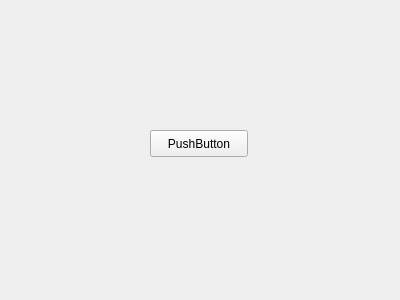
<?xml version="1.0" encoding="UTF-8"?>
<ui version="4.0">
 <class>Form</class>
 <widget class="QWidget" name="Form">
  <property name="geometry">
   <rect>
    <x>0</x>
    <y>0</y>
    <width>400</width>
    <height>300</height>
   </rect>
  </property>
  <property name="windowTitle">
   <string>Form</string>
  </property>
  <widget class="QPushButton" name="pushButton">
   <property name="geometry">
    <rect>
     <x>150</x>
     <y>130</y>
     <width>98</width>
     <height>27</height>
    </rect>
   </property>
   <property name="text">
    <string>PushButton</string>
   </property>
  </widget>
 </widget>
 <resources/>
 <connections/>
</ui>
